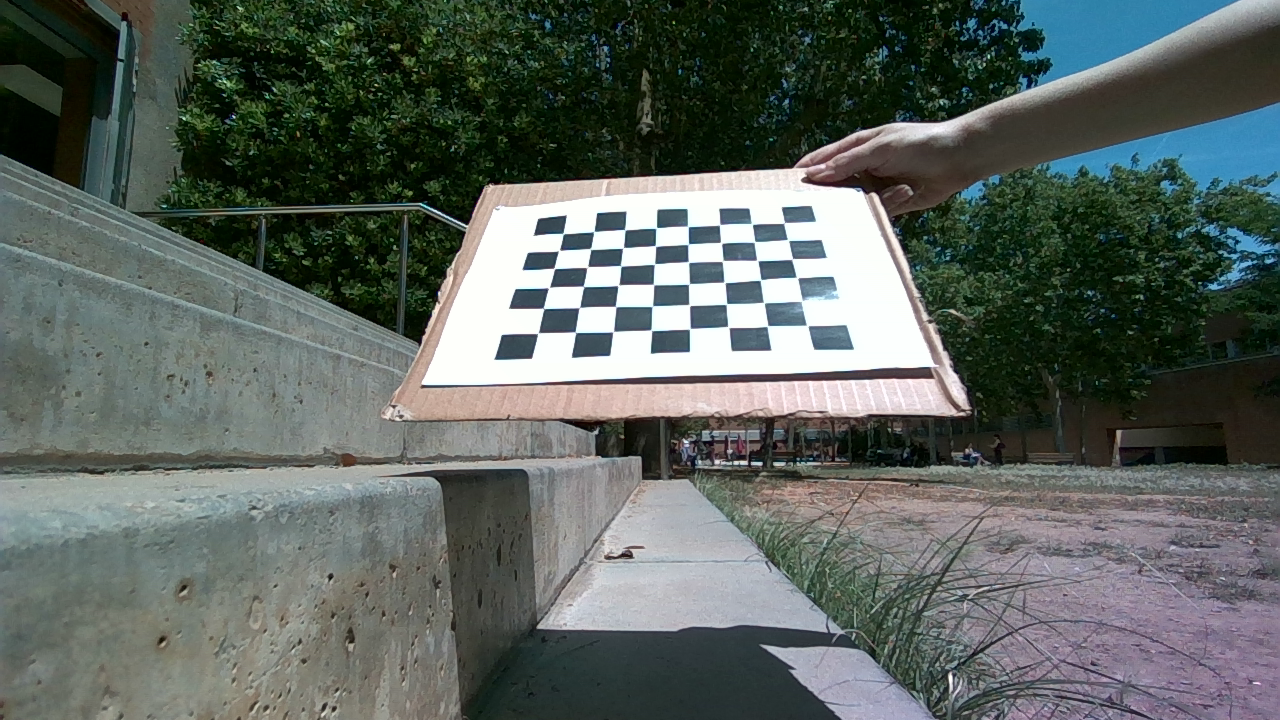
#> input picture src/Calibration/Imagenes/FinalNormal/June06_136.png, 1280 x 720 px, found by its file name
$ python comprobar_homographia.py
#> lines starting #> are read from the running program, lines starting #| are printed output that depends on the picture
import cv2
import numpy as np
import matplotlib.pyplot as plt

# Parámetros del tablero de ajedrez
chessboard_size = (8, 6)  # Número de esquinas interiores en el tablero (filas, columnas)

# Flags para la detección del tablero de ajedrez
flags = cv2.CALIB_CB_EXHAUSTIVE | cv2.CALIB_CB_ACCURACY | cv2.CALIB_CB_NORMALIZE_IMAGE

# Criterios de terminación para el refinamiento de las esquinas
criteria = (cv2.TERM_CRITERIA_EPS + cv2.TERM_CRITERIA_MAX_ITER, 30, 0.001)

# Función para detectar las esquinas del tablero de ajedrez
def detect_chessboard_corners(image, chessboard_size, flags):
    gray = cv2.cvtColor(image, cv2.COLOR_BGR2GRAY)
    ret, corners = cv2.findChessboardCornersSB(gray, chessboard_size, flags=flags)
    if ret:
        corners = cv2.cornerSubPix(gray, corners, (11, 11), (-1, -1), criteria)
    return ret, corners

# Cargar las dos imágenes
img1 = cv2.imread('/home/yeray/sensors_ws/src/Calibration/Imagenes/FinalNormal/June06_136.png') #13
#> img1 is the input picture: shape (720, 1280, 3); mean B, G, R 95.5, 100.5, 92.1
img2 = cv2.imread('/home/yeray/sensors_ws/src/Calibration/Imagenes/FinalThermal/June06_136.png')
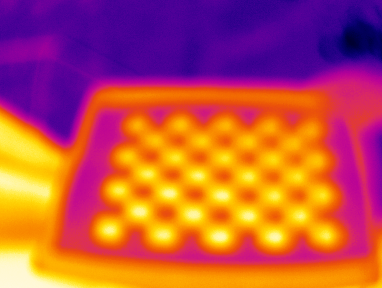
#> input picture src/Calibration/Imagenes/FinalThermal/June06_136.png, 382 x 288 px, found by its file name
#> img2 is the input picture: shape (288, 382, 3); mean B, G, R 74.2, 81.4, 187.6

# Asegurarse de que las imágenes se cargaron correctamente
if img1 is None or img2 is None:
    print("Error: Una de las imágenes no se pudo cargar.")
    exit()

# Detectar las esquinas del tablero de ajedrez en ambas imágenes
ret1, corners1 = detect_chessboard_corners(img1, chessboard_size, flags)
#> in detect_chessboard_corners, `gray = cv2.cvtColor(image, cv2.COLOR_BGR2GRAY)`:
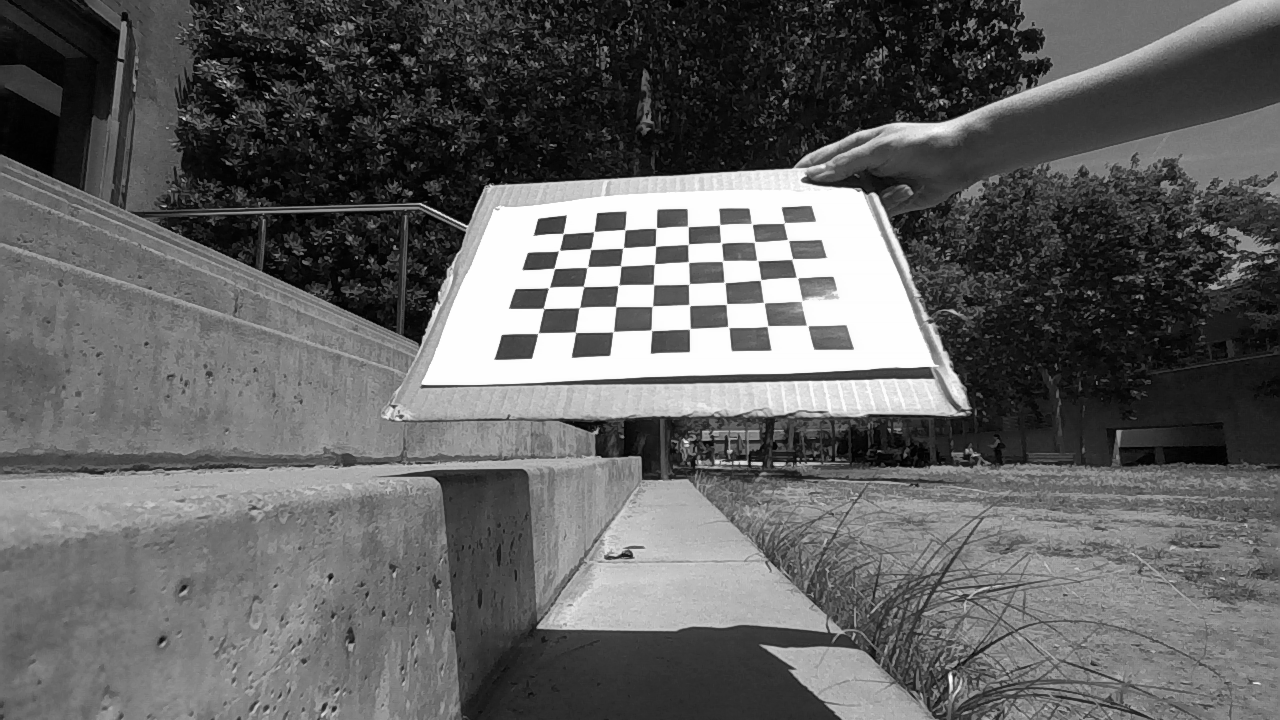
#> gray: shape (720, 1280); min 0, max 255, mean 97.4
#> in detect_chessboard_corners, `ret, corners = cv2.findChessboardCornersSB(gray, chessboard_size, flag..`: ret = True; corners = 48 rows, first 8: [563.1, 233.1], [593.8, 230.9], [624.9, 229.3], [656.1, 227.4], [687.6, 225.7], [719.6, 224.4], [751.8, 223.2], [783.9, 222.1]
#> in detect_chessboard_corners, `corners = cv2.cornerSubPix(gray, corners, (11, 11), (-1, -1), criteria)`: corners = 48 rows, first 8: [563.2, 233.6], [593.9, 231.7], [624.9, 229.6], [656.2, 228.1], [687.9, 226.4], [719.6, 224.9], [751.8, 224], [784.1, 223]
#> ret1 = True; corners1 has the same summary as corners in detect_chessboard_corners
ret2, corners2 = detect_chessboard_corners(img2, chessboard_size, flags)
#> call 2 of detect_chessboard_corners, with chessboard_size = (8, 6), flags = 50
#> in detect_chessboard_corners (call 2), `gray = cv2.cvtColor(image, cv2.COLOR_BGR2GRAY)`:
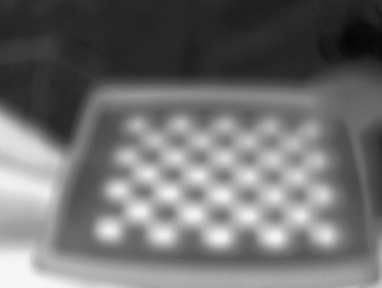
#> gray: shape (288, 382); min 5, max 247, mean 112.4
#> in detect_chessboard_corners (call 2), `ret, corners = cv2.findChessboardCornersSB(gray, chessboard_size, flag..`: corners = 48 rows, first 8: [145.2, 131.3], [167.5, 131.2], [190.1, 131.3], [213.2, 131.3], [232.7, 132], [258.4, 132.3], [280.5, 133.5], [301.8, 134.6]
#> in detect_chessboard_corners (call 2), `corners = cv2.cornerSubPix(gray, corners, (11, 11), (-1, -1), criteria)`: corners = 48 rows, first 8: [149.5, 129.8], [160.3, 132.5], [194.4, 130], [204.8, 131.6], [240.6, 131.4], [250.6, 131.7], [283.2, 134.1], [294.2, 133.3]
#> ret2 = True; corners2 has the same summary as corners in detect_chessboard_corners

if not ret1 or not ret2:
    print("Error: No se pudieron detectar las esquinas del tablero de ajedrez en ambas imágenes.")
    exit()

# Calcular la matriz de homografía
print(f"corners rgb {corners1}")
#> (printed output is left out)
print(f"corners termica {corners2}")
#> (printed output is left out)
H, status = cv2.findHomography(corners1, corners2)
#> H = [[1, 0.0461, -393.2], [0.119, 1.31, -203.7], [0.000288, 0.000527, 1]]; status = 48 values, max 1 at index 8, min 0 at index 0, mean 0.792

# Obtener las dimensiones de la imagen 2
height2, width2, channels2 = img2.shape
#> height2 = 288; width2 = 382; channels2 = 3

# Aplicar la transformación de homografía a img1
img1_transformed = cv2.warpPerspective(img1, H, (width2, height2))
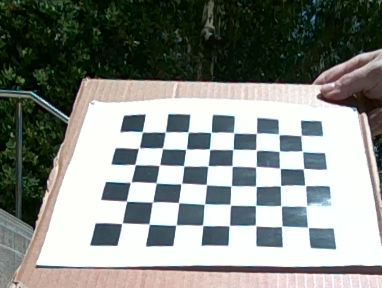
#> img1_transformed: shape (288, 382, 3); mean B, G, R 132.7, 138, 132.9

# Mostrar las imágenes original, transformada y la segunda imagen usando Matplotlib
plt.figure(figsize=(15, 5))

plt.subplot(1, 3, 1)
plt.title('Imagen Original')
plt.imshow(cv2.cvtColor(img1, cv2.COLOR_BGR2RGB))

plt.subplot(1, 3, 2)
plt.title('Imagen Transformada')
plt.imshow(cv2.cvtColor(img1_transformed, cv2.COLOR_BGR2RGB))

plt.subplot(1, 3, 3)
plt.title('Imagen 2')
plt.imshow(cv2.cvtColor(img2, cv2.COLOR_BGR2RGB))

plt.show()
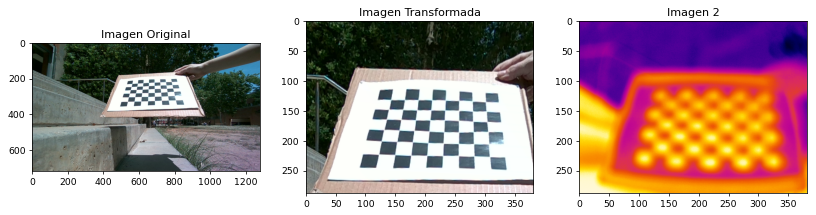
#> figure drawn by matplotlib, 3 panels

print(H)
#| [[ 1.00400100e+00  4.61119092e-02 -3.93203853e+02]
#|  [ 1.19030136e-01  1.31082585e+00 -2.03712085e+02]
#|  [ 2.87559973e-04  5.27080775e-04  1.00000000e+00]]
